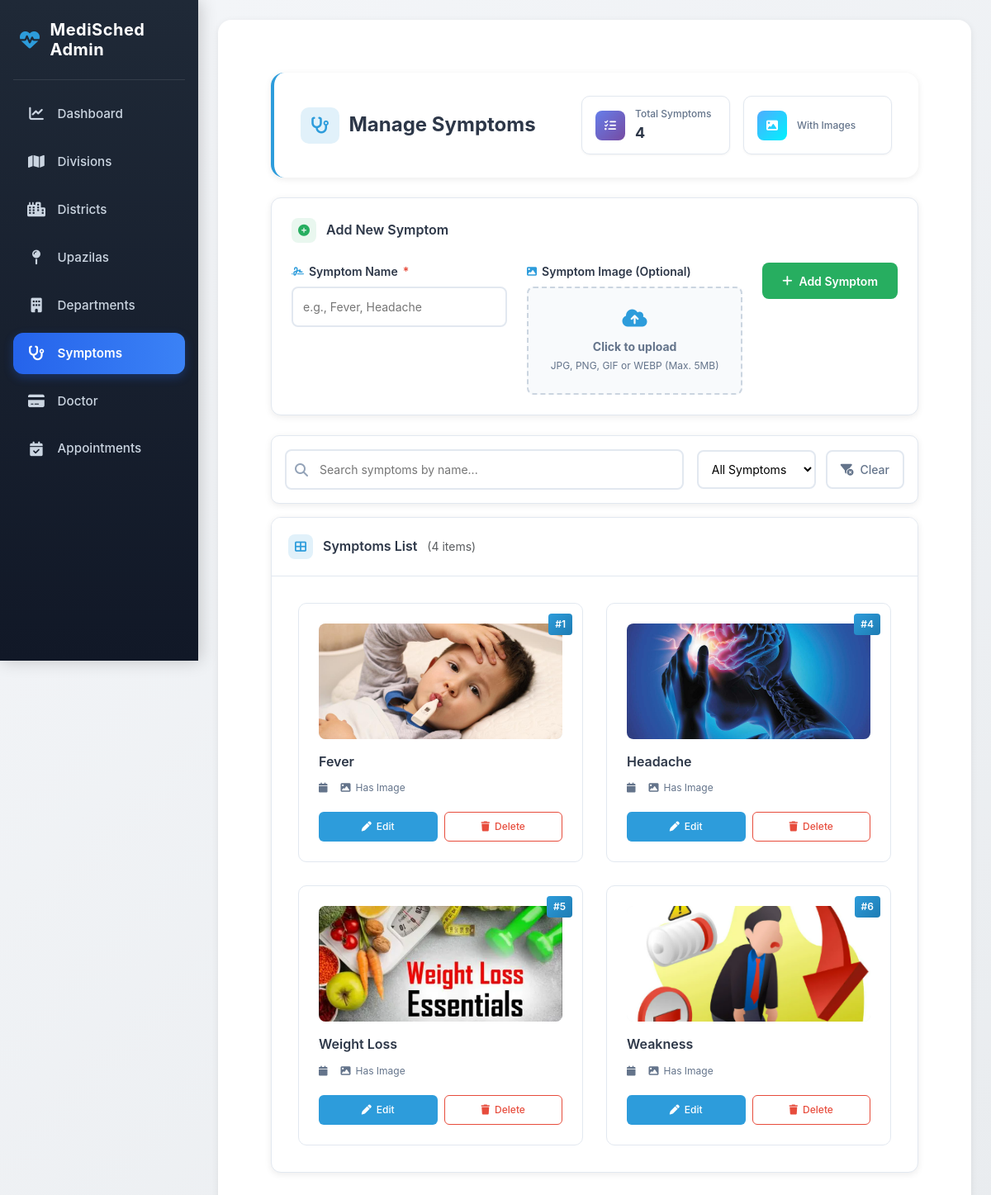
/adminapp/symptoms/, run on the app's committed database.
### adminapp/models.py (models this page shows, shortened)
class Symptom(models.Model):
    symptom_name = models.CharField(max_length=100, unique=True)
    symptom_image = models.ImageField(upload_to='symptoms/', blank=True, null=True)

### adminapp/views.py (the view)
# urls.py: path('symptoms/', views.symptom_list, name='symptom_list'),
def symptom_list(request):
    symptoms = Symptom.objects.all()
    return render(request, 'adminapp/symptom_list.html', {'symptoms': symptoms})

### adminapp/templates/adminapp/symptom_list.html (shortened to what this page needs)
{% extends 'adminapp/base_admin.html' %}
{% load static %}
{% block content %}
<div class="container-fluid py-4">
    <div class="page-header">
        <div class="header-content">
            <h1 class="header-title">
                <i class="fa-solid fa-stethoscope"></i>
                Manage Symptoms
            </h1>
            <div class="stats-container">
                <div class="stat-card stat-total">
                    <div class="stat-icon">
                        <i class="fa-solid fa-list-check"></i>
                    </div>
                    <div class="stat-text">
                        <span class="stat-label">Total Symptoms</span>
                        <span class="stat-value">{{ symptoms|length }}</span>
                    </div>
                </div>
                <div class="stat-card stat-with-image">
                    <div class="stat-icon">
                        <i class="fa-solid fa-image"></i>
                    </div>
                    <div class="stat-text">
                        <span class="stat-label">With Images</span>
                    </div>
                </div>
            </div>
        </div>
    </div>
    <div class="add-symptom-card">
        <div class="card-header">
            <h2 class="card-title">
                <i class="fa-solid fa-plus-circle"></i>
                Add New Symptom
            </h2>
        </div>
        <form method="POST" action="{% url 'add_symptom' %}" enctype="multipart/form-data" id="addSymptomForm">
            <div class="form-grid">
                <div class="form-group">
                    <label class="form-label required">
                        <i class="fa-solid fa-signature"></i>
                        Symptom Name
                    </label>
                    <input type="text"
                           name="symptom_name"
                           class="form-control-custom"
                           placeholder="e.g., Fever, Headache"
                           required
                           maxlength="100">
                </div>
                <div class="form-group">
                    <label class="form-label">
                        <i class="fa-solid fa-image"></i>
                        Symptom Image (Optional)
                    </label>
                    <div class="file-input-wrapper">
                        <label for="symptomImage" class="file-label">
                            <i class="fa-solid fa-cloud-arrow-up"></i>
                            <div class="file-info">
                                <strong>Click to upload</strong>
                                <span>JPG, PNG, GIF or WEBP (Max. 5MB)</span>
                            </div>
                        </label>
                    </div>
                </div>
                <div class="form-group">
                    <button type="submit" class="btn btn-add" id="addBtn">
                        <i class="fa-solid fa-plus"></i>
                        Add Symptom
                    </button>
                </div>
            </div>
        </form>
    </div>
    <div class="filter-bar">
        <div class="filter-content">
            <div class="search-box">
                <i class="fa-solid fa-magnifying-glass"></i>
                <input type="text"
                       id="searchSymptoms"
                       class="form-control-custom search-input"
                       placeholder="Search symptoms by name...">
            </div>
            <div class="filter-controls">
                <div class="filter-select">
                    <select id="imageFilter" class="form-control-custom">
                        <option value="all">All Symptoms</option>
                    </select>
                </div>
                <button id="clearFilters" class="btn-clear">
                    <i class="fa-solid fa-filter-circle-xmark"></i>
                    Clear
                </button>
            </div>
        </div>
    </div>
    <div class="symptoms-container">
        <div class="container-header">
            <h3 class="container-title">
                <i class="fa-solid fa-table-cells-large"></i>
                Symptoms List
                {% if symptoms %}
                <span class="text-muted fw-normal" style="font-size: 0.875rem;">
                </span>
                {% endif %}
            </h3>
        </div>
        {% if symptoms %}
        <div class="symptoms-grid" id="symptomsGrid">
            {% for sym in symptoms %}
            <div class="symptom-card"
                 data-name="{{ sym.symptom_name|lower }}"
                 data-has-image="{% if sym.symptom_image %}with{% else %}without{% endif %}">
                <div class="card-id">#{{ sym.id }}</div>
                <div class="card-image">
                    {% if sym.symptom_image %}
                        <img src="{{ sym.symptom_image.url }}"
                             alt="{{ sym.symptom_name }}"
                             class="symptom-image">
                    {% else %}
                        <div class="no-image">
                            <i class="fa-solid fa-image"></i>
                            <span>No Image</span>
                        </div>
                    {% endif %}
                </div>
                <div class="card-content">
                    <h4 class="symptom-name">{{ sym.symptom_name }}</h4>
                    <div class="symptom-meta">
                        <div class="meta-item">
                            <i class="fa-solid fa-calendar"></i>
                        </div>
                        {% if sym.symptom_image %}
                        <div class="meta-item">
                            <i class="fa-solid fa-image"></i>
                            Has Image
                        </div>
                        {% endif %}
                    </div>
                    <div class="card-actions">
                        <a href="{% url 'edit_symptom' sym.id %}" class="btn-action btn-edit">
                            <i class="fa-solid fa-pen"></i>
                            Edit
                        </a>
                        <a href="{% url 'delete_symptom' sym.id %}"
                           class="btn-action btn-delete delete-btn"
                           data-name="{{ sym.symptom_name }}">
                            <i class="fa-solid fa-trash"></i>
                            Delete
                        </a>
                    </div>
                </div>
            </div>
            {% endfor %}
        </div>
        {% endif %}
    </div>
</div>
{% endblock %}

### adminapp/templates/adminapp/base_admin.html (style rules this page uses)
:root { --primary-color: #2D9CDB; --secondary-color: #1f2937; --accent-color: #2563eb; --light-color: #f8f9fa; --dark-color: #1e293b; --success-color: #10b981; --warning-color: #f59e0b; --danger-color: #ef4444; --card-shadow: 0 4px 6px -1px rgba(0, 0, 0, 0.1), 0 2px 4px -1px rgba(0, 0, 0, 0.06); }
body { background: linear-gradient(135deg, #f4f6f9 0%, #e9ecef 100%); font-family: 'Inter', 'Segoe UI', system-ui, -apple-system, sans-serif; min-height: 100vh; overflow-x: hidden; }

### data on the page
Symptom: id "1", symptom_image (picture), symptom_name "Fever", shows "Has Image"
Symptom: id "4", symptom_image (picture), symptom_name "Headache", shows "Has Image"
Symptom: id "5", symptom_image (picture), symptom_name "Weight Loss", shows "Has Image"
Symptom: id "6", symptom_image (picture), symptom_name "Weakness", shows "Has Image"

### other printed values
{{ symptoms|length }} "4"
